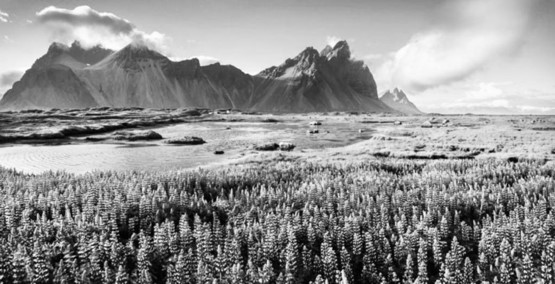
#> input picture PasiajeByN.jpg, 555 x 284 px
$ jupyter execute --allow-errors colorize.ipynb
#> lines starting #> are read from the running program, lines starting #| are printed output that depends on the picture
Colorize black and white images.

[cell 1]
import numpy as np
import cv2 as cv

[cell 2]
prototxt_path = 'models/colorization_deploy_v2.prototxt'
model_path = 'models/colorization_release_v2.caffemodel'
kernel_path = 'models/pts_in_hull.npy'
image_path = 'PasiajeByN.jpg'

#> (a cell that did not finish here is left out)

#> (a cell that did not finish here is left out)

[cell 5]
#LAB -> L = lightness a* b*
bw_image = cv.imread(image_path)
#> bw_image is the input picture: shape (284, 555, 3); min 0, max 255, mean 143.5
normalized = bw_image.astype("float32") / 255.0
lab = cv.cvtColor(normalized, cv.COLOR_BGR2LAB)
#> lab: shape (284, 555, 3) float32; mean of channels 0, 1, 2 58.4, 0, 0

#Resize image to network input size
resized = cv.resize(lab, (224, 224)) # resize image to network input size
#> resized: shape (224, 224, 3) float32; mean of channels 0, 1, 2 58.4, 0, 0
L = cv.split(resized)[0]
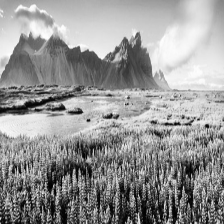
#> L: shape (224, 224) float32; min 0.135, max 99.58, mean 58.4; drawn with min black and max white
L -= 50 # subtract 50 for mean-centering


$ run again, with africa1.jpg copied over PasiajeByN.jpg
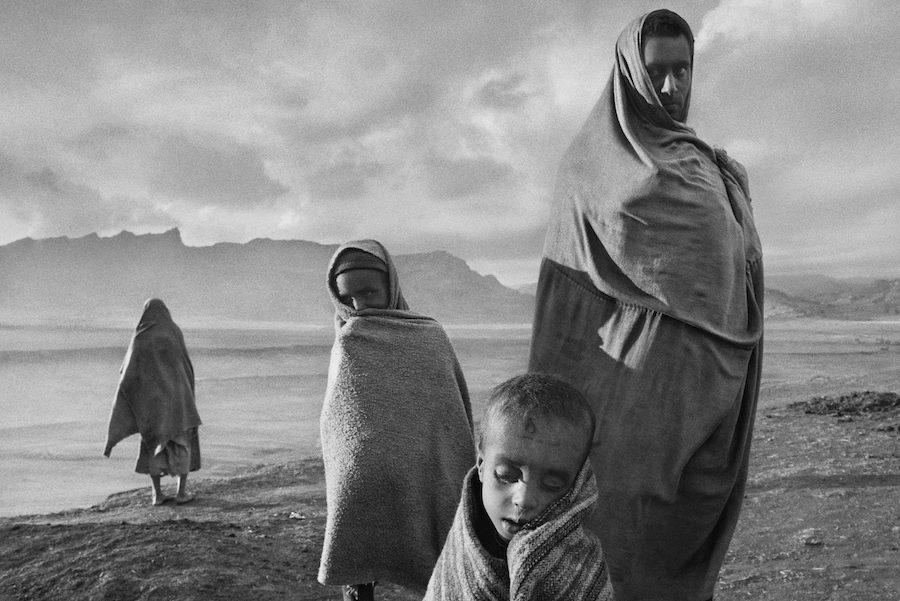
#> input picture africa1.jpg, 900 x 601 px
#> bw_image is the input picture: shape (601, 900, 3); min 0, max 241, mean 134.3
#> lab: shape (601, 900, 3) float32; mean of channels 0, 1, 2 55, 0, 0
#> resized: shape (224, 224, 3) float32; mean of channels 0, 1, 2 55, 0, 0
#> `L = cv.split(resized)[0]`:
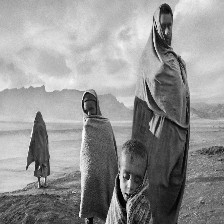
#> L: shape (224, 224) float32; min 1.52, max 94.22, mean 55; drawn with min black and max white

$ run again, with africa2.jpg copied over PasiajeByN.jpg
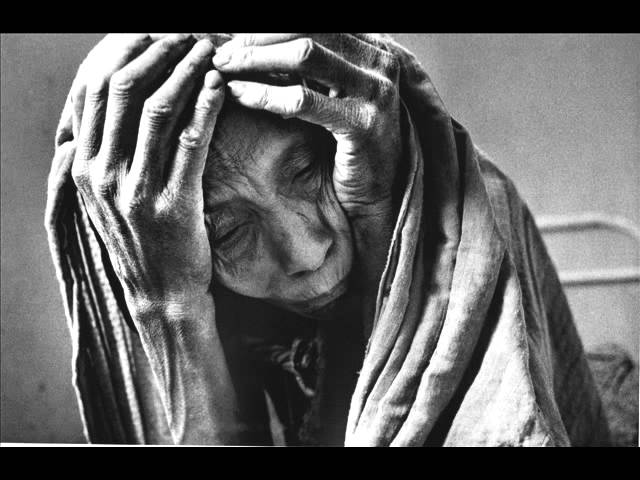
#> input picture africa2.jpg, 640 x 480 px
#> bw_image is the input picture: shape (480, 640, 3); min 0, max 255, mean 100.5
#> lab: shape (480, 640, 3) float32; mean of channels 0, 1, 2 40.9, 0, 0
#> resized: shape (224, 224, 3) float32; mean of channels 0, 1, 2 41, 0, 0
#> `L = cv.split(resized)[0]`:
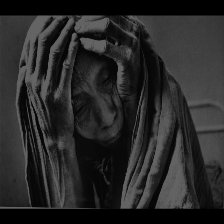
#> L: shape (224, 224) float32; min 0.275, max 100, mean 41
#> `L -= 50`:
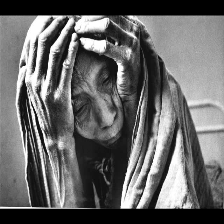
#> L: shape (224, 224) float32; min -49.73, max 50, mean -9; drawn with min black and max white

$ run again, with africa3.jpg copied over PasiajeByN.jpg
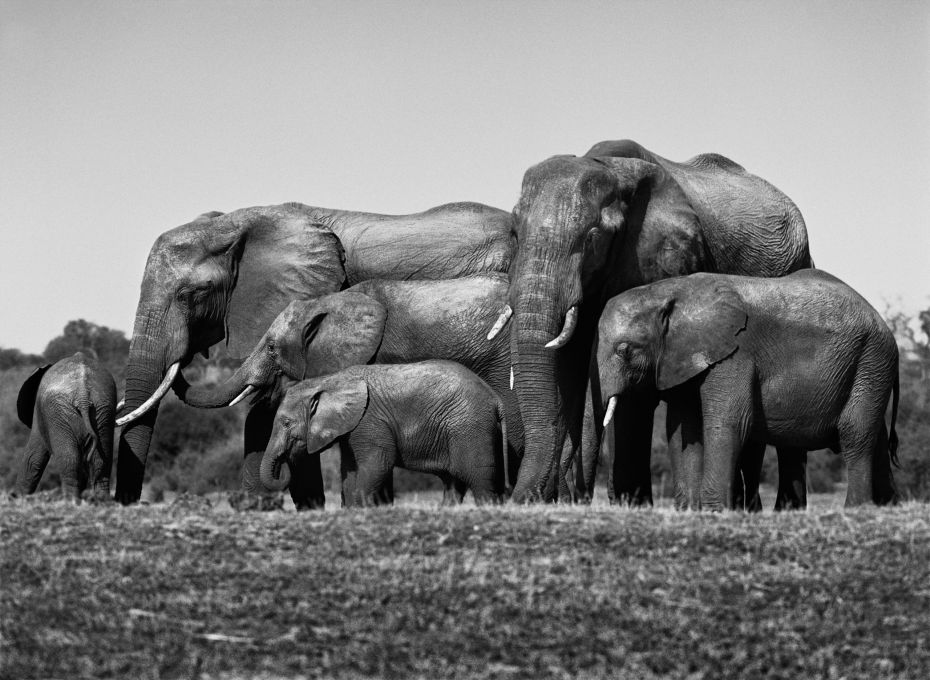
#> input picture africa3.jpg, 930 x 680 px
#> bw_image is the input picture: shape (680, 930, 3); min 0, max 255, mean 126.2
#> lab: shape (680, 930, 3) float32; mean of channels 0, 1, 2 51.5, 0, 0
#> resized: shape (224, 224, 3) float32; mean of channels 0, 1, 2 51.5, 0, 0
#> `L = cv.split(resized)[0]`:
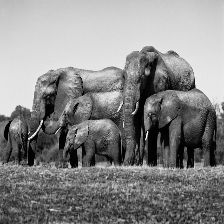
#> L: shape (224, 224) float32; min 0.0337, max 96.64, mean 51.5; drawn with min black and max white
